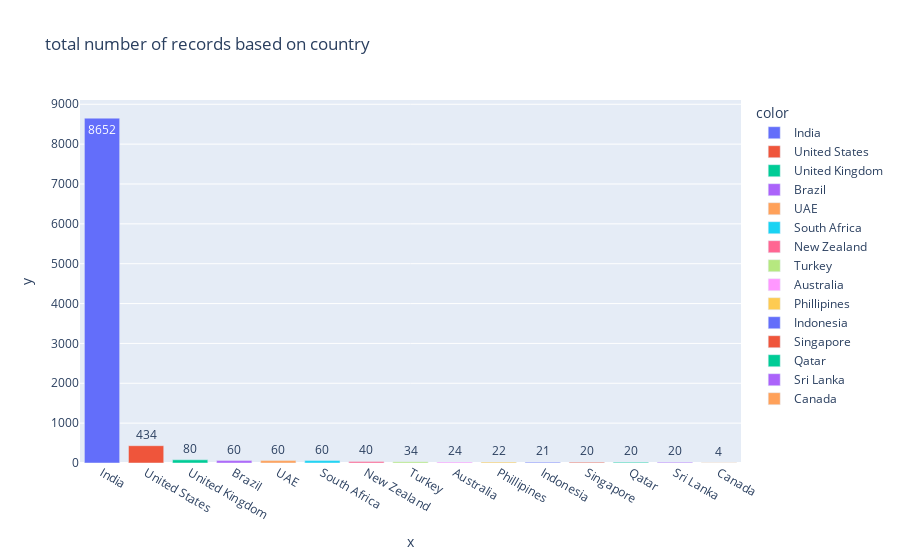

Notebook cell for this chart:
### Code cell
px.bar(d,x = data.index , y = data.values,text=data.index,color = data.index,text_auto=True,title="total number of records based on country")

### Figure 1 — Plotly figure (JSON) as saved in the notebook; plotly's stock layout.template omitted (floating-point values rounded to 4 significant figures)
{"data": [{"alignmentgroup": "True", "hovertemplate": "color=India<br>x=%{x}<br>y=%{y}<br>text=%{text}<extra></extra>", "legendgroup": "India", "marker": {"color": "#636efa", "pattern": {"shape": ""}}, "name": "India", "offsetgroup": "India", "orientation": "v", "showlegend": true, "text": ["India"], "textposition": "auto", "texttemplate": "%{y}", "type": "bar", "x": ["India"], "xaxis": "x", "y": [8652], "yaxis": "y"}, {"alignmentgroup": "True", "hovertemplate": "color=United States<br>x=%{x}<br>y=%{y}<br>text=%{text}<extra></extra>", "legendgroup": "United States", "marker": {"color": "#EF553B", "pattern": {"shape": ""}}, "name": "United States", "offsetgroup": "United States", "orientation": "v", "showlegend": true, "text": ["United States"], "textposition": "auto", "texttemplate": "%{y}", "type": "bar", "x": ["United States"], "xaxis": "x", "y": [434], "yaxis": "y"}, {"alignmentgroup": "True", "hovertemplate": "color=United Kingdom<br>x=%{x}<br>y=%{y}<br>text=%{text}<extra></extra>", "legendgroup": "United Kingdom", "marker": {"color": "#00cc96", "pattern": {"shape": ""}}, "name": "United Kingdom", "offsetgroup": "United Kingdom", "orientation": "v", "showlegend": true, "text": ["United Kingdom"], "textposition": "auto", "texttemplate": "%{y}", "type": "bar", "x": ["United Kingdom"], "xaxis": "x", "y": [80], "yaxis": "y"}, {"alignmentgroup": "True", "hovertemplate": "color=Brazil<br>x=%{x}<br>y=%{y}<br>text=%{text}<extra></extra>", "legendgroup": "Brazil", "marker": {"color": "#ab63fa", "pattern": {"shape": ""}}, "name": "Brazil", "offsetgroup": "Brazil", "orientation": "v", "showlegend": true, "text": ["Brazil"], "textposition": "auto", "texttemplate": "%{y}", "type": "bar", "x": ["Brazil"], "xaxis": "x", "y": [60], "yaxis": "y"}, {"alignmentgroup": "True", "hovertemplate": "color=UAE<br>x=%{x}<br>y=%{y}<br>text=%{text}<extra></extra>", "legendgroup": "UAE", "marker": {"color": "#FFA15A", "pattern": {"shape": ""}}, "name": "UAE", "offsetgroup": "UAE", "orientation": "v", "showlegend": true, "text": ["UAE"], "textposition": "auto", "texttemplate": "%{y}", "type": "bar", "x": ["UAE"], "xaxis": "x", "y": [60], "yaxis": "y"}, {"alignmentgroup": "True", "hovertemplate": "color=South Africa<br>x=%{x}<br>y=%{y}<br>text=%{text}<extra></extra>", "legendgroup": "South Africa", "marker": {"color": "#19d3f3", "pattern": {"shape": ""}}, "name": "South Africa", "offsetgroup": "South Africa", "orientation": "v", "showlegend": true, "text": ["South Africa"], "textposition": "auto", "texttemplate": "%{y}", "type": "bar", "x": ["South Africa"], "xaxis": "x", "y": [60], "yaxis": "y"}, {"alignmentgroup": "True", "hovertemplate": "color=New Zealand<br>x=%{x}<br>y=%{y}<br>text=%{text}<extra></extra>", "legendgroup": "New Zealand", "marker": {"color": "#FF6692", "pattern": {"shape": ""}}, "name": "New Zealand", "offsetgroup": "New Zealand", "orientation": "v", "showlegend": true, "text": ["New Zealand"], "textposition": "auto", "texttemplate": "%{y}", "type": "bar", "x": ["New Zealand"], "xaxis": "x", "y": [40], "yaxis": "y"}, {"alignmentgroup": "True", "hovertemplate": "color=Turkey<br>x=%{x}<br>y=%{y}<br>text=%{text}<extra></extra>", "legendgroup": "Turkey", "marker": {"color": "#B6E880", "pattern": {"shape": ""}}, "name": "Turkey", "offsetgroup": "Turkey", "orientation": "v", "showlegend": true, "text": ["Turkey"], "textposition": "auto", "texttemplate": "%{y}", "type": "bar", "x": ["Turkey"], "xaxis": "x", "y": [34], "yaxis": "y"}, {"alignmentgroup": "True", "hovertemplate": "color=Australia<br>x=%{x}<br>y=%{y}<br>text=%{text}<extra></extra>", "legendgroup": "Australia", "marker": {"color": "#FF97FF", "pattern": {"shape": ""}}, "name": "Australia", "offsetgroup": "Australia", "orientation": "v", "showlegend": true, "text": ["Australia"], "textposition": "auto", "texttemplate": "%{y}", "type": "bar", "x": ["Australia"], "xaxis": "x", "y": [24], "yaxis": "y"}, {"alignmentgroup": "True", "hovertemplate": "color=Phillipines<br>x=%{x}<br>y=%{y}<br>text=%{text}<extra></extra>", "legendgroup": "Phillipines", "marker": {"color": "#FECB52", "pattern": {"shape": ""}}, "name": "Phillipines", "offsetgroup": "Phillipines", "orientation": "v", "showlegend": true, "text": ["Phillipines"], "textposition": "auto", "texttemplate": "%{y}", "type": "bar", "x": ["Phillipines"], "xaxis": "x", "y": [22], "yaxis": "y"}, {"alignmentgroup": "True", "hovertemplate": "color=Indonesia<br>x=%{x}<br>y=%{y}<br>text=%{text}<extra></extra>", "legendgroup": "Indonesia", "marker": {"color": "#636efa", "pattern": {"shape": ""}}, "name": "Indonesia", "offsetgroup": "Indonesia", "orientation": "v", "showlegend": true, "text": ["Indonesia"], "textposition": "auto", "texttemplate": "%{y}", "type": "bar", "x": ["Indonesia"], "xaxis": "x", "y": [21], "yaxis": "y"}, {"alignmentgroup": "True", "hovertemplate": "color=Singapore<br>x=%{x}<br>y=%{y}<br>text=%{text}<extra></extra>", "legendgroup": "Singapore", "marker": {"color": "#EF553B", "pattern": {"shape": ""}}, "name": "Singapore", "offsetgroup": "Singapore", "orientation": "v", "showlegend": true, "text": ["Singapore"], "textposition": "auto", "texttemplate": "%{y}", "type": "bar", "x": ["Singapore"], "xaxis": "x", "y": [20], "yaxis": "y"}, {"alignmentgroup": "True", "hovertemplate": "color=Qatar<br>x=%{x}<br>y=%{y}<br>text=%{text}<extra></extra>", "legendgroup": "Qatar", "marker": {"color": "#00cc96", "pattern": {"shape": ""}}, "name": "Qatar", "offsetgroup": "Qatar", "orientation": "v", "showlegend": true, "text": ["Qatar"], "textposition": "auto", "texttemplate": "%{y}", "type": "bar", "x": ["Qatar"], "xaxis": "x", "y": [20], "yaxis": "y"}, {"alignmentgroup": "True", "hovertemplate": "color=Sri Lanka<br>x=%{x}<br>y=%{y}<br>text=%{text}<extra></extra>", "legendgroup": "Sri Lanka", "marker": {"color": "#ab63fa", "pattern": {"shape": ""}}, "name": "Sri Lanka", "offsetgroup": "Sri Lanka", "orientation": "v", "showlegend": true, "text": ["Sri Lanka"], "textposition": "auto", "texttemplate": "%{y}", "type": "bar", "x": ["Sri Lanka"], "xaxis": "x", "y": [20], "yaxis": "y"}, {"alignmentgroup": "True", "hovertemplate": "color=Canada<br>x=%{x}<br>y=%{y}<br>text=%{text}<extra></extra>", "legendgroup": "Canada", "marker": {"color": "#FFA15A", "pattern": {"shape": ""}}, "name": "Canada", "offsetgroup": "Canada", "orientation": "v", "showlegend": true, "text": ["Canada"], "textposition": "auto", "texttemplate": "%{y}", "type": "bar", "x": ["Canada"], "xaxis": "x", "y": [4], "yaxis": "y"}], "layout": {"barmode": "relative", "legend": {"title": {"text": "color"}, "tracegroupgap": 0}, "title": {"text": "total number of records based on country"}, "xaxis": {"anchor": "y", "domain": [0, 1], "title": {"text": "x"}}, "yaxis": {"anchor": "x", "domain": [0, 1], "title": {"text": "y"}}}}
